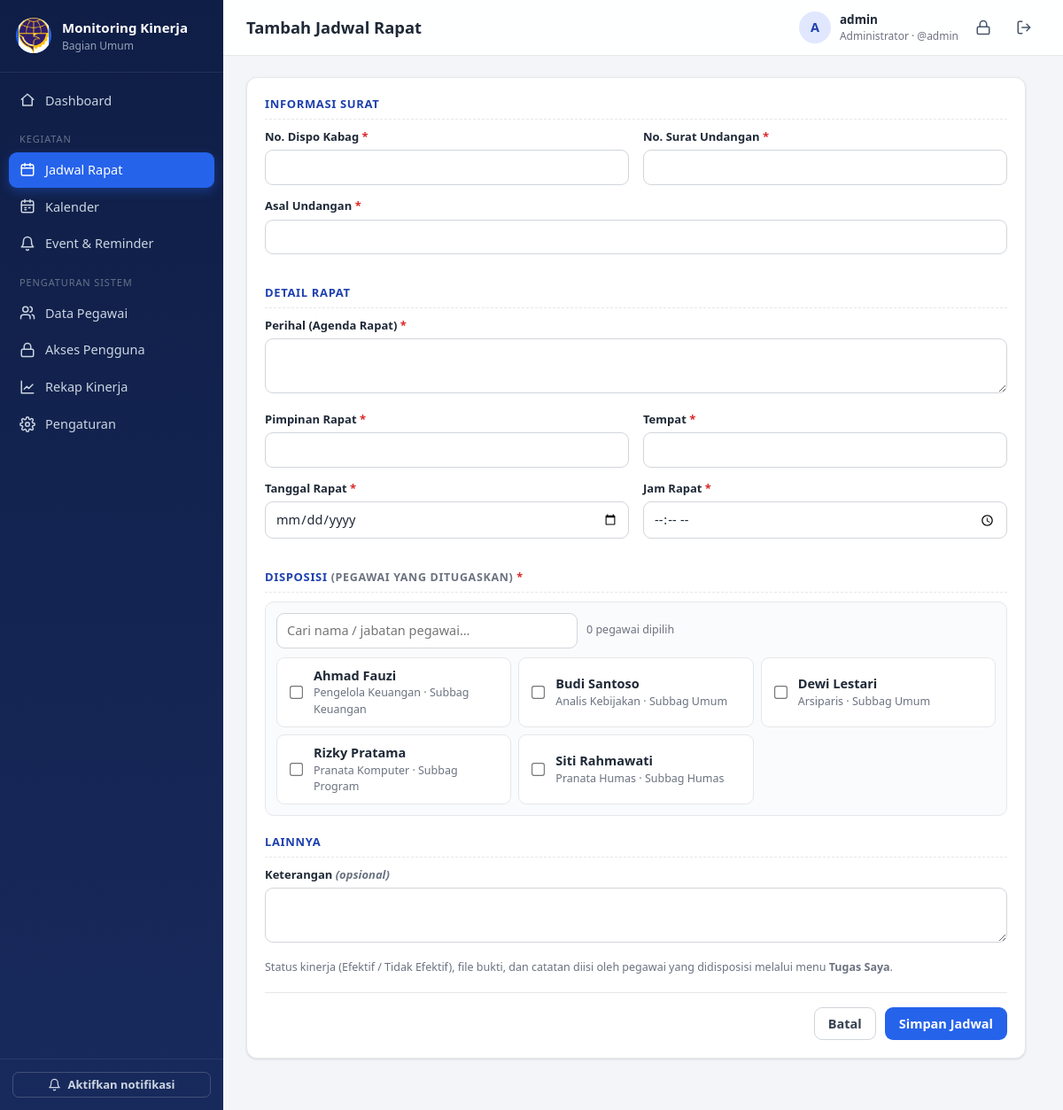
The app's page /rapat/baru (signed in), older data.
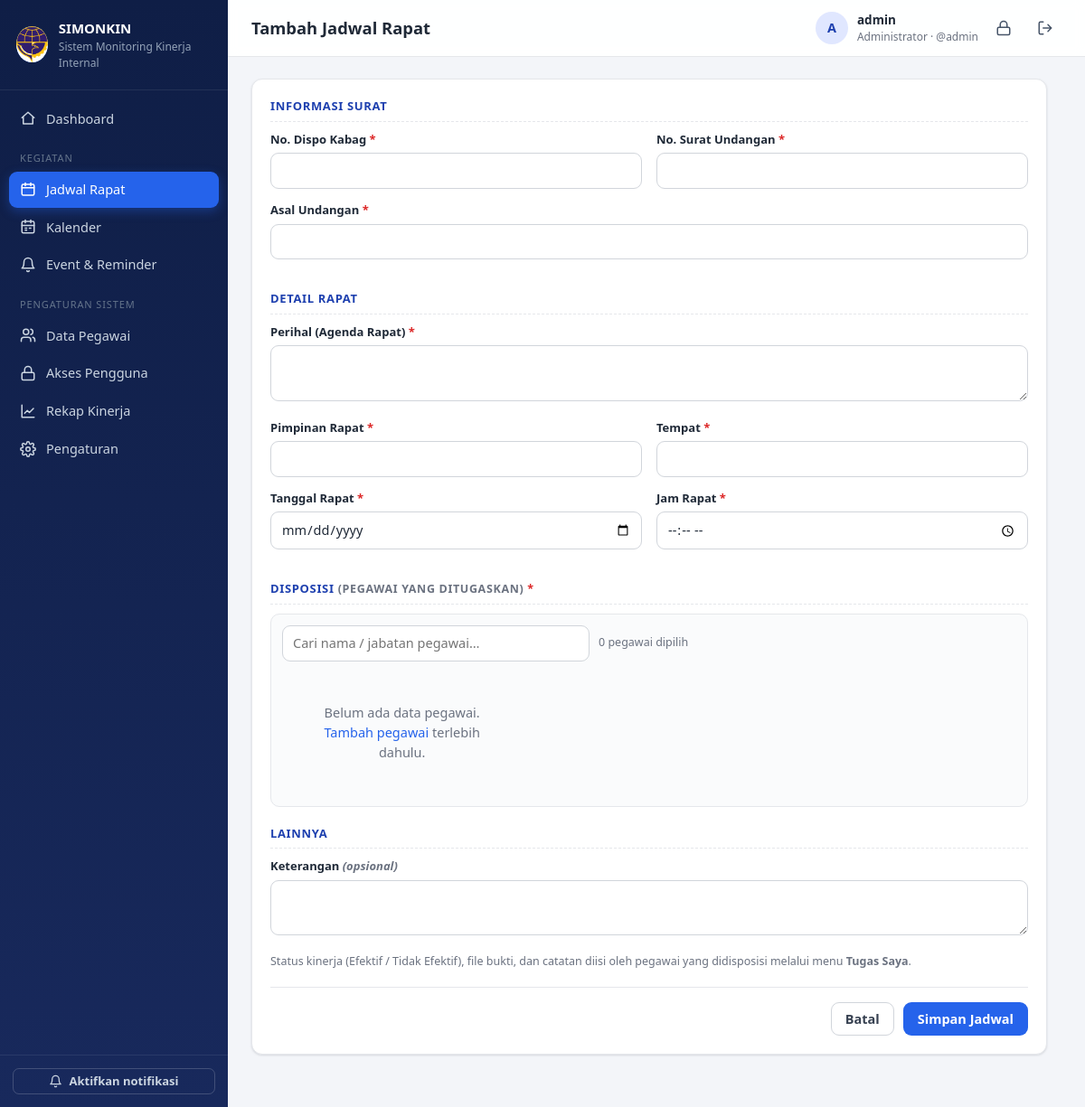
The same page, newer data.
### tables this page shows
CREATE TABLE settings (key TEXT PRIMARY KEY, value TEXT);

CREATE TABLE users (
    id INTEGER PRIMARY KEY AUTOINCREMENT,
    username TEXT UNIQUE NOT NULL,
    password_hash TEXT NOT NULL,
    role TEXT NOT NULL CHECK (role IN ('admin','user')),
    pegawai_id INTEGER REFERENCES pegawai(id) ON DELETE SET NULL,
    aktif INTEGER NOT NULL DEFAULT 1,
    last_login TEXT, created_at TEXT
);

CREATE TABLE pegawai (
    id INTEGER PRIMARY KEY AUTOINCREMENT,
    nip TEXT, nama TEXT NOT NULL, jabatan TEXT, unit TEXT,
    no_hp TEXT, email TEXT,
    aktif INTEGER NOT NULL DEFAULT 1,
    created_at TEXT
);

### app.py (the view, shortened to what this page needs)
@app.route("/rapat/baru", methods=["GET", "POST"])
@admin_required
def rapat_baru():
    return render_template("rapat_form.html", r={}, selected=[], pegawai=pegawai_options(),
                           tanggal=request.args.get("tanggal", ""), jam="")

### app.py (called while the page is built)
def get_db():
    if "db" not in g:
        g.db = sqlite3.connect(DB_PATH)
        g.db.row_factory = sqlite3.Row
        g.db.execute("PRAGMA foreign_keys = ON")
    return g.db

def query(sql, args=(), one=False):
    cur = get_db().execute(sql, args)
    rows = cur.fetchall()
    cur.close()
    return (rows[0] if rows else None) if one else rows

def now_str():
    return datetime.now().strftime(FMT)

def csrf_token():
    if "_csrf" not in session:
        session["_csrf"] = secrets.token_hex(16)
    return session["_csrf"]

@app.before_request
def before():
    g.settings = {r["key"]: r["value"] for r in query("SELECT key, value FROM settings")}
    for k, v in DEFAULT_SETTINGS.items():
        g.settings.setdefault(k, v)
    g.user = None
    uid = session.get("uid")
    if uid:
        g.user = query(
            """SELECT u.*, p.nama AS pegawai_nama, p.jabatan AS pegawai_jabatan
               FROM users u LEFT JOIN pegawai p ON p.id = u.pegawai_id
               WHERE u.id = ? AND u.aktif = 1""", (uid,), one=True)
        if g.user is None:
            session.clear()
    if request.method == "POST":
        token = request.form.get("_csrf") or request.headers.get("X-CSRF-Token")
        if not token or token != session.get("_csrf"):
            abort(400, "Token keamanan tidak valid. Muat ulang halaman lalu coba lagi.")

def is_admin():
    return bool(g.user and g.user["role"] == "admin")

def admin_required(f):
    @wraps(f)
    def wrapper(*a, **kw):
        if not g.user:
            return redirect(url_for("login", next=request.full_path))
        if g.user["role"] != "admin":
            abort(403)
        return f(*a, **kw)
    return wrapper

def icon(name, size=18):
    return Markup(
        f'<svg class="ic" width="{size}" height="{size}" viewBox="0 0 24 24" fill="none" stroke="currentColor" '
        f'stroke-width="2" stroke-linecap="round" stroke-linejoin="round" aria-hidden="true">{ICONS.get(name, "")}</svg>')

def pegawai_options(include_ids=()):
    rows = query("SELECT * FROM pegawai WHERE aktif=1 ORDER BY nama")
    if include_ids:
        have = {r["id"] for r in rows}
        missing = [i for i in include_ids if i not in have]
        if missing:
            qs = ",".join("?" * len(missing))
            rows = list(rows) + list(query(f"SELECT * FROM pegawai WHERE id IN ({qs})", missing))
    return rows

### monitoring-kinerja/templates/rapat_form.html (shortened to what this page needs)
{% extends 'base.html' %}
{% block heading %}{{ 'Edit' if r.id else 'Tambah' }} Jadwal Rapat{% endblock %}
{% block content %}
<form method="post" class="card form-card">
  <div class="form-section">Informasi Surat</div>
  <div class="form-grid">
    <label class="field"><span>No. Dispo Kabag <b class="req">*</b></span><input name="no_dispo_kabag" value="{{ r.no_dispo_kabag or '' }}" required></label>
    <label class="field"><span>No. Surat Undangan <b class="req">*</b></span><input name="no_surat_undangan" value="{{ r.no_surat_undangan or '' }}" required></label>
    <label class="field span-2"><span>Asal Undangan <b class="req">*</b></span><input name="asal_undangan" value="{{ r.asal_undangan or '' }}" required></label>
  </div>
  <div class="form-section">Detail Rapat</div>
  <div class="form-grid">
    <label class="field span-2"><span>Perihal (Agenda Rapat) <b class="req">*</b></span><textarea name="perihal" rows="2" required>{{ r.perihal or '' }}</textarea></label>
    <label class="field"><span>Pimpinan Rapat <b class="req">*</b></span><input name="pimpinan_rapat" value="{{ r.pimpinan_rapat or '' }}" required></label>
    <label class="field"><span>Tempat <b class="req">*</b></span><input name="tempat" value="{{ r.tempat or '' }}" required></label>
    <label class="field"><span>Tanggal Rapat <b class="req">*</b></span><input type="date" name="tanggal" value="{{ tanggal or '' }}" required></label>
    <label class="field"><span>Jam Rapat <b class="req">*</b></span><input type="time" name="jam" value="{{ jam or '' }}" required></label>
  </div>
  <div class="form-section">Disposisi <span class="muted small">(pegawai yang ditugaskan) <b class="req">*</b></span></div>
  <div class="dispo-picker">
    <div class="dp-tools">
      <input type="search" id="dpSearch" placeholder="Cari nama / jabatan pegawai…">
      <span class="muted small" id="dpCount"></span>
    </div>
    <div class="dp-list" id="dpList">
      {% for p in pegawai %}
      <label class="dp-item" data-text="{{ (p.nama ~ ' ' ~ (p.jabatan or '') ~ ' ' ~ (p.unit or ''))|lower }}">
        <input type="checkbox" name="disposisi" value="{{ p.id }}" {{ 'checked' if p.id in selected }}>
        <div><div class="strong">{{ p.nama }}</div><div class="small muted">{{ p.jabatan or '-' }}{% if p.unit %} · {{ p.unit }}{% endif %}</div></div>
      </label>
      {% else %}
      <p class="empty">Belum ada data pegawai. <a href="{{ url_for('pegawai_baru') }}">Tambah pegawai</a> terlebih dahulu.</p>
      {% endfor %}
    </div>
  </div>
  <div class="form-section">Lainnya</div>
  <label class="field"><span>Keterangan <em class="muted">(opsional)</em></span><textarea name="keterangan" rows="2">{{ r.keterangan or '' }}</textarea></label>
  <p class="small muted">Status kinerja (Efektif / Tidak Efektif), file bukti, dan catatan diisi oleh pegawai yang didisposisi melalui menu <b>Tugas Saya</b>.</p>
  <div class="form-actions">
    <a href="{{ url_for('rapat_detail', rid=r.id) if r.id else url_for('rapat_list') }}" class="btn btn-light">Batal</a>
    <button class="btn btn-primary">Simpan Jadwal</button>
  </div>
</form>
{% endblock %}

### monitoring-kinerja/templates/base.html (shortened to what this page needs)
<!doctype html>
<html lang="id">
  <head>
    <link
      rel="stylesheet"
      href="{{ url_for('static', filename='style.css') }}"
    />
  </head>
  <body>
    {% set ep = request.endpoint or '' %}
    <div class="layout">
      <aside class="sidebar" id="sidebar">
        <div class="brand">
          <div class="logo">
            <img
              src="{{ url_for('static', filename='img/logo.png') }}"
              alt="Logo"
              style="width: 100%; height: 100%; object-fit: contain"
            />
          </div>
          <div>
            <div class="brand-title">{{ settings.nama_aplikasi }}</div>
            <div class="brand-sub">{{ settings.nama_instansi }}</div>
          </div>
        </div>
        <nav class="nav">
          <a
            href="{{ url_for('dashboard') }}"
            class="{{ 'active' if ep=='dashboard' }}"
            >{{ icon('home') }} Dashboard</a
          >
          {% if is_admin %}
          <div class="nav-label">Kegiatan</div>
          <a
            href="{{ url_for('rapat_list') }}"
            class="{{ 'active' if ep.startswith('rapat') }}"
            >{{ icon('rapat') }} Jadwal Rapat</a
          >
          {% endif %}
          <a
            href="{{ url_for('kalender') }}"
            class="{{ 'active' if ep=='kalender' }}"
            >{{ icon('kalender') }} Kalender</a
          >
          <a
            href="{{ url_for('event_list') }}"
            class="{{ 'active' if ep.startswith('event') }}"
            >{{ icon('bell') }} {{ 'Event & Reminder' if is_admin else
            'Pengingat & Event' }}</a
          >
          {% if is_admin %}
          <div class="nav-label">Pengaturan Sistem</div>
          <a
            href="{{ url_for('pegawai_list') }}"
            class="{{ 'active' if ep.startswith('pegawai') }}"
            >{{ icon('pegawai') }} Data Pegawai</a
          >
          <a
            href="{{ url_for('pengguna_list') }}"
            class="{{ 'active' if ep.startswith('pengguna') }}"
            >{{ icon('kunci') }} Akses Pengguna</a
          >
          <a
            href="{{ url_for('rekap') }}"
            class="{{ 'active' if ep.startswith('rekap') }}"
            >{{ icon('chart') }} Rekap Kinerja</a
          >
          <a
            href="{{ url_for('pengaturan') }}"
            class="{{ 'active' if ep=='pengaturan' }}"
            >{{ icon('gear') }} Pengaturan</a
          >
          {% endif %}
        </nav>
        <div class="sidebar-foot">
          <button
            type="button"
            class="btn btn-sm btn-outline-light w100"
            id="btnNotif"
          >
            {{ icon('bell',15) }} Aktifkan notifikasi
          </button>
        </div>
      </aside>
      <main class="main">
        <header class="topbar">
          <h1 class="page-title">{% block heading %}{% endblock %}</h1>
          <div class="user-box">
            <div class="avatar">
              {{ (current_user.pegawai_nama or current_user.username)[:1]|upper
              }}
            </div>
            <div class="user-meta">
              <div class="user-name">
                {{ current_user.pegawai_nama or current_user.username }}
              </div>
              <div class="user-role">
                {{ 'Administrator' if is_admin else 'Pengguna' }} · @{{
                current_user.username }}
              </div>
            </div>
            <a
              class="icon-btn"
              href="{{ url_for('ganti_password') }}"
              title="Ganti password"
              >{{ icon('kunci') }}</a
            >
            <form method="post" action="{{ url_for('logout') }}" class="inline">
              <button class="icon-btn" title="Keluar">
                {{ icon('logout') }}
              </button>
            </form>
          </div>
        </header>
        <div class="content">
           {% block content %}{% endblock %}
        </div>
      </main>
    </div>
  </body>
</html>

Row changes from the older to the newer data that the page shows:
removed pegawai: nama "Ahmad Fauzi", jabatan "Pengelola Keuangan", unit "Subbag Keuangan"
removed pegawai: nama "Budi Santoso", jabatan "Analis Kebijakan", unit "Subbag Umum"
removed pegawai: nama "Dewi Lestari", jabatan "Arsiparis", unit "Subbag Umum"
removed pegawai: nama "Rizky Pratama", jabatan "Pranata Komputer", unit "Subbag Program"
removed pegawai: nama "Siti Rahmawati", jabatan "Pranata Humas", unit "Subbag Humas"
changed settings: nama_aplikasi "Monitoring Kinerja" → "SIMONKIN"
changed settings: nama_instansi "Bagian Umum" → "Sistem Monitoring Kinerja Internal"
Text that changed along with them:
text now shown: "Belum ada data pegawai. Tambah pegawai terlebih dahulu."
